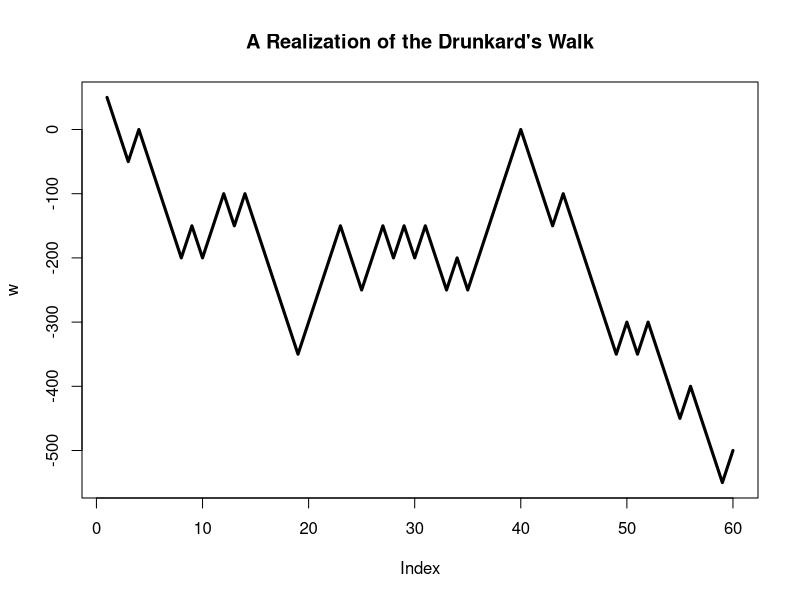
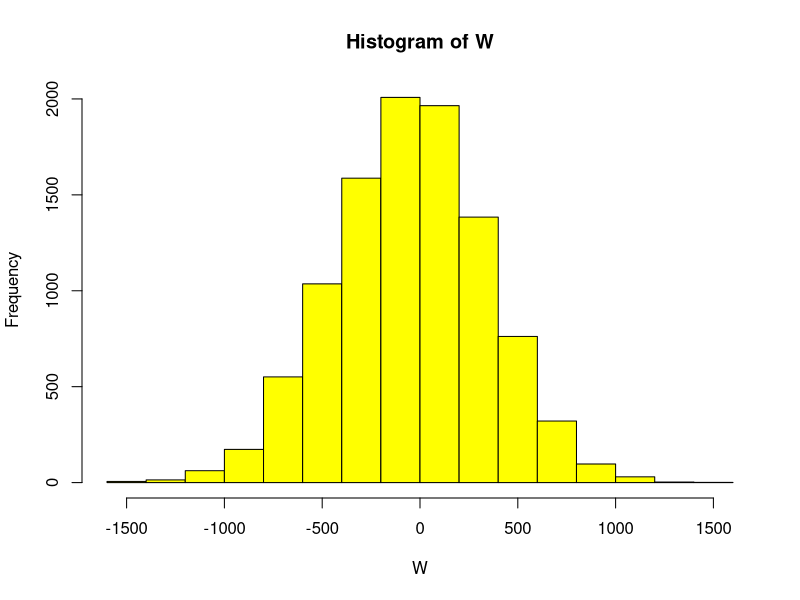
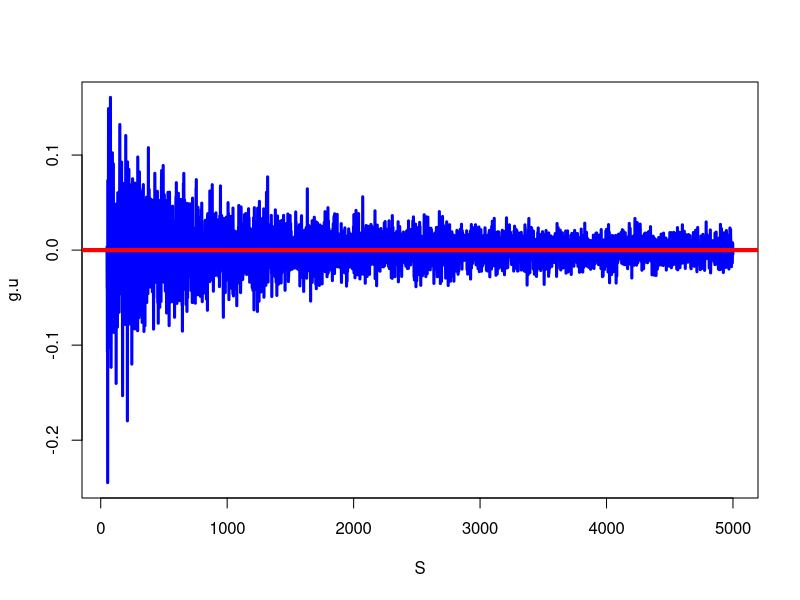
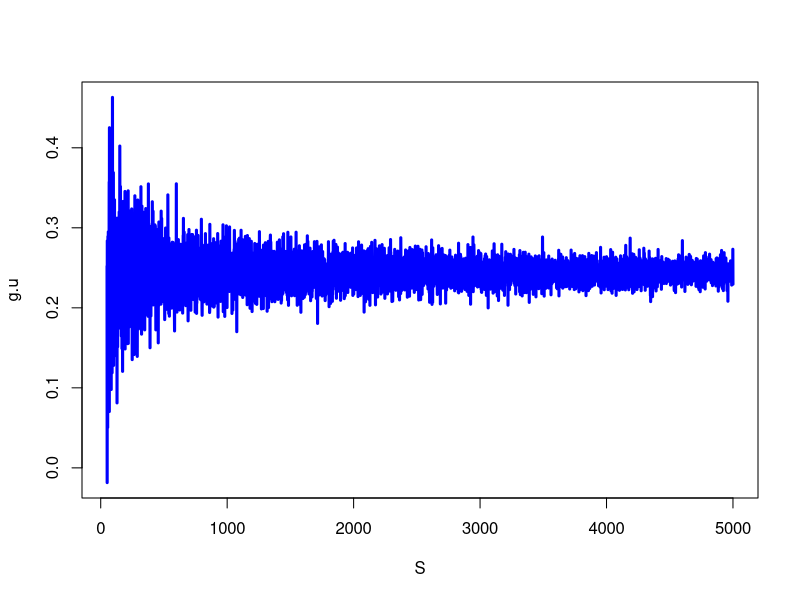

Write the R code that produced these figures, in order.
## ---- chunk 1
##
set.seed(10)
x <- rbinom(60, 1, 0.5)
x[x==0] <- -1
x <- x*50

w <- cumsum(x)

##
plot(w, type="l", lwd=3, main="A Realization of the Drunkard's Walk")


## Let's examine the sampling distirbution of W
set.seed(10)
S <- 10000
W <- rep(0, S)

for(s in 1:S){
  x <- rbinom(60, 1, 0.5)
  x[x==0] <- -1
  x <- x*50
  W[s] <- sum(x)
}

##
mean(W)
var(W)

##
hist(W, col="yellow")
## ---- chunk 2
set.seed(1001)
S1 <- 100

u <- runif(S1)
g.u <- cos(2*pi*u)
mean(g.u)
## ---- chunk 3
set.seed(1001)
S2 <- 1000

u <- runif(S2)
g.u <- cos(2*pi*u)
mean(g.u)
## ---- chunk 4
S <- 50:5000
g.u <- rep(0, length(S))

c <- 1
for(s in S){
g.u[c] <- mean(cos(2*pi* runif(s)))
c <- c+1
}

plot(S, g.u, type="l", lwd=3, col="blue") 
abline(h=0, col="red", lwd=4)
## ---- chunk 5
set.seed(1001)
S1 <- 100

u <- runif(S1)
g.u <- cos(2*pi*u^2)
mean(g.u)
## ---- chunk 6
set.seed(1001)
S2 <- 1000

u <- runif(S2)
g.u <- cos(2*pi*u^2)
mean(g.u)
## ---- chunk 7
S <- 50:5000
g.u <- rep(0, length(S))

c <- 1
for(s in S){
g.u[c] <- mean(cos(2*pi* runif(s)^2))
c <- c+1
}

plot(S, g.u, type="l", lwd=3, col="blue") 
